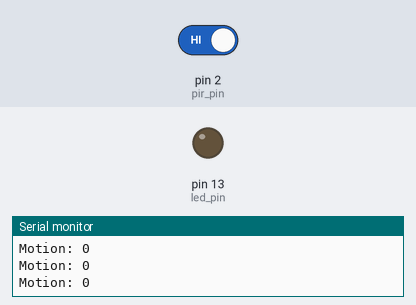
Simulated run of this sketch. Board: Arduino Uno, built with avr-gcc and run on an emulated ATmega328P. On the bench: output pins drawn as LEDs (lit = HIGH), the last lines printed to the serial monitor. The test bench sets the inputs (shaded band); at power-on: pin 2 (pir_pin) HIGH.

Above: at 1.2 s.
1.3 s: pin 2 (pir_pin) driven LOW
At 2.5 s:
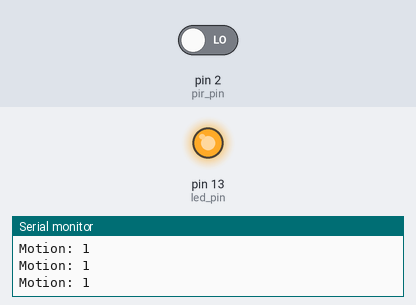
2.8 s: pin 2 (pir_pin) driven HIGH
At 3.8 s:
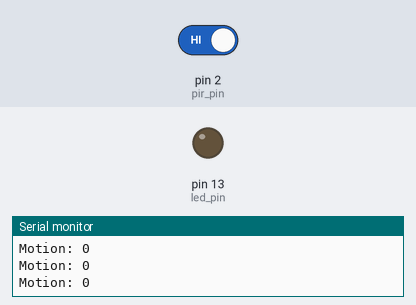
Timing chart, 0 to 5.8 s (numbered marks = the images above; inputs shaded):
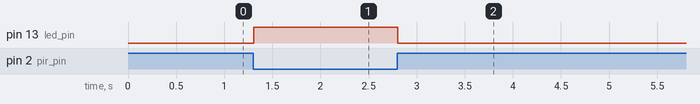

Measured:
- after the input at 1.3 s, pin 13 (led_pin): LOW → HIGH at once
- after the input at 2.8 s, pin 13 (led_pin): HIGH → LOW at once

The sketch:

source.ino
```cpp
// Define pins
const byte led_pin = 13;
const byte pir_pin = 2;

void setup()
{
  // Output LED
  pinMode(led_pin, OUTPUT);

  // Attach interrupt for PIR sensor
  attachInterrupt(digitalPinToInterrupt(pir_pin), motion_detected, CHANGE);

  // Initialise serial monitor
  Serial.begin(9600);
}

// Initialise motion variable as state 0 (LOW)
int motion = 0;

void loop() {
  // Write led pin (if 0, off, if 1, on)
  digitalWrite(led_pin, motion);

  // Print state
  Serial.println("Motion: " + String(motion));
}

void motion_detected() {
  // Flip motion variable
  motion = !motion;
}
```
